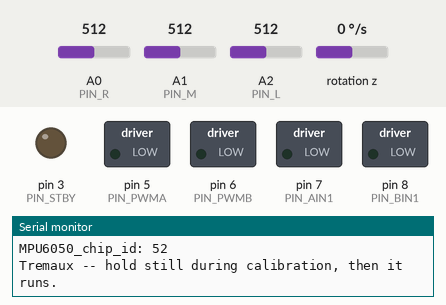
This sketch was run on a simulated Arduino Uno, built with avr-gcc and run on an emulated ATmega328P. On the bench: switched loads named in the sketch (green lamp = pin HIGH), output pins drawn as LEDs (lit = HIGH), the last lines printed to the serial monitor. The inputs (shaded band) are chosen by the test bench; at power-on: A0 (PIN_R) = 512, A1 (PIN_M) = 512, A2 (PIN_L) = 512, rotation z 0 °/s.

Above: at 0.1 s.
At 0.8 s:
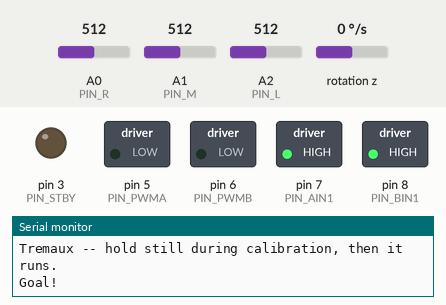
Timing chart, 0 to 2.3 s (numbered marks = the images above):
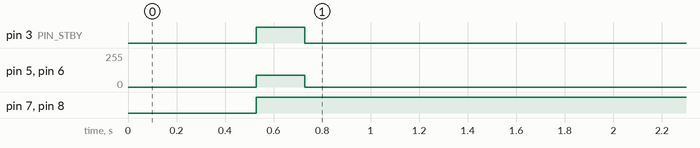

The sketch:

Ex16_MazeTremaux.ino
```cpp
/*
 * ======================================================================
 *  EXERCISE 16 -- Maze Solving: Tremaux's Algorithm   (Day 5: Navigation)
 * ======================================================================
 *  The left-hand rule fails on mazes with LOOPS -- it can circle forever.
 *  Tremaux's algorithm solves ANY maze by MARKING passages: never take a
 *  passage that already has two marks, and use marks to back out of loops.
 *
 *  To remember marks per junction the rover must know WHICH junction it is at,
 *  so this one needs the gyro: it dead-reckons (heading + distance), snaps to a
 *  grid, and labels each junction with integer (x,y) coords. Everything except
 *  the decision rule is PROVIDED (and uses your Day-4 gyro work).
 *
 *  TREMAUX RULES at a junction, after marking the passage you arrived by:
 *    - brand-new junction          -> take any UNMARKED passage (else go back)
 *    - known junction, reached via  -> go BACK the way you came (a loop closed)
 *      a freshly-marked passage
 *    - otherwise (backtracking)     -> prefer UNMARKED, else the 1-mark passage
 *    - NEVER enter a passage with 2 marks
 *
 *  >> Reference solution: ~/projects/code/MazeSolverTremaux/ <<  (peek if stuck)
 *
 *  WHAT YOU DO: implement the decision block (TODO) inside loop().
 * ======================================================================
 */
#include <Arduino.h>
#include <Wire.h>
#include "MPU6050_getdata.h"

#define PIN_L A2
#define PIN_M A1
#define PIN_R A0
#define PIN_PWMA 5
#define PIN_PWMB 6
#define PIN_AIN1 7
#define PIN_BIN1 8
#define PIN_STBY 3
#define LINE_THRESHOLD 500
#define LINE_IS_HIGH 1
#define GYRO_SIGN (+1)
#define BASE 105
#define CREEP 90
#define PIVOT 120
#define CM_PER_MS 0.020
#define NUDGE_CM 4.0
#define CELL_CM 25.0
#define MAX_NODES 30

bool L(){bool h=analogRead(PIN_L)>LINE_THRESHOLD;return LINE_IS_HIGH?h:!h;}
bool M(){bool h=analogRead(PIN_M)>LINE_THRESHOLD;return LINE_IS_HIGH?h:!h;}
bool R(){bool h=analogRead(PIN_R)>LINE_THRESHOLD;return LINE_IS_HIGH?h:!h;}
void setMotors(bool rF,int rS,bool lF,int lS){rS=constrain(rS,0,255);lS=constrain(lS,0,255);
  digitalWrite(PIN_STBY,HIGH);digitalWrite(PIN_AIN1,rF?HIGH:LOW);analogWrite(PIN_PWMA,rS);
  digitalWrite(PIN_BIN1,lF?HIGH:LOW);analogWrite(PIN_PWMB,lS);}
void stopMotors(){analogWrite(PIN_PWMA,0);analogWrite(PIN_PWMB,0);digitalWrite(PIN_STBY,LOW);}

float gX=0,gY=0,gHeadingRad=0;
void updateHeading(){float y=0;MPU6050Getdata.MPU6050_dveGetEulerAngles(&y);gHeadingRad=(float)GYRO_SIGN*y*(PI/180.0);}
int compassDir(){float d=gHeadingRad*180.0/PI;int q=((int)roundf(d/90.0))%4;return (q+4)%4;}
void creepCm(float cm){unsigned long ms=(unsigned long)(cm/CM_PER_MS),t0=millis(),tl=t0;
  while(millis()-t0<ms){updateHeading();setMotors(true,CREEP,true,CREEP);
    unsigned long n=millis();float dd=CM_PER_MS*(n-tl);tl=n;gX+=dd*sin(gHeadingRad);gY+=dd*cos(gHeadingRad);}stopMotors();}

bool gLeft,gRight,gStraight,gGoal;
void followToJunction(){gLeft=gRight=gStraight=gGoal=false;unsigned long tl=millis();
  while(true){updateHeading();bool l=L(),m=M(),r=R();
    unsigned long n=millis();float dd=CM_PER_MS*(float)BASE/(float)CREEP*(n-tl);tl=n;
    if(m){gX+=dd*sin(gHeadingRad);gY+=dd*cos(gHeadingRad);}
    if(l&&r){stopMotors();gLeft=gRight=true;break;}
    if(!m&&!l&&!r){stopMotors();break;}
    if(!m&&(l||r)){stopMotors();gLeft=l;gRight=r;break;}
    if(m&&!l&&!r){setMotors(true,BASE,true,BASE);continue;}
    if(m&&l){gLeft=true;break;}else if(m&&r){gRight=true;break;}}
  creepCm(NUDGE_CM);bool l=L(),m=M(),r=R();if(l&&m&&r)gGoal=true;gStraight=m;}
void reacquireSpin(bool left){unsigned long t0=millis();
  while(millis()-t0<180){updateHeading();setMotors(!left,PIVOT,left,PIVOT);}
  while(!M()){updateHeading();setMotors(!left,PIVOT,left,PIVOT);}stopMotors();}
void executeRel(int rel){switch(rel){case 1:reacquireSpin(false);break;case 3:reacquireSpin(true);break;
  case 2:reacquireSpin(true);break;default:break;}}

struct Node{int8_t x,y;uint8_t marks[4];};
Node nodes[MAX_NODES]; int nodeCount=0;
int findNode(int8_t x,int8_t y){for(int i=0;i<nodeCount;i++)if(nodes[i].x==x&&nodes[i].y==y)return i;return -1;}
int getNode(int8_t x,int8_t y){int i=findNode(x,y);if(i>=0)return i;if(nodeCount>=MAX_NODES)return nodeCount-1;
  nodes[nodeCount]={x,y,{0,0,0,0}};return nodeCount++;}
int pickExit(bool ex[4],uint8_t mk[4],int want,int cur){int order[4]={cur,(cur+3)%4,(cur+1)%4,(cur+2)%4};
  for(int k=0;k<4;k++){int d=order[k];if(ex[d]&&mk[d]==want)return d;}return -1;}

void setup(){pinMode(PIN_PWMA,OUTPUT);pinMode(PIN_PWMB,OUTPUT);pinMode(PIN_AIN1,OUTPUT);
  pinMode(PIN_BIN1,OUTPUT);pinMode(PIN_STBY,OUTPUT);stopMotors();Wire.begin();Serial.begin(9600);
  MPU6050Getdata.MPU6050_dveInit();MPU6050Getdata.MPU6050_calibration();updateHeading();
  Serial.println(F("Tremaux -- hold still during calibration, then it runs."));delay(500);}

void loop(){
  static bool done=false; if(done){stopMotors();return;}
  followToJunction();
  if(gGoal){stopMotors();Serial.println(F("Goal!"));done=true;return;}

  int curDir=compassDir(), came=(curDir+2)%4;
  int8_t nx=(int8_t)roundf(gX/CELL_CM), ny=(int8_t)roundf(gY/CELL_CM);
  bool isNew=(findNode(nx,ny)<0);
  Node &n=nodes[getNode(nx,ny)];
  bool exists[4]={false,false,false,false}; exists[came]=true;
  if(gStraight)exists[curDir]=true;
  if(gLeft)exists[(curDir+3)%4]=true;
  if(gRight)exists[(curDir+1)%4]=true;

  bool cameWasUnmarked=(n.marks[came]==0);
  if(n.marks[came]<2) n.marks[came]++;       // mark passage we arrived by

  int chosen;
  // -------------------------------------------------------------------
  // TODO: Apply Tremaux's rules to set `chosen` (an absolute direction 0..3).
  //   if (isNew) {
  //       chosen = pickExit(exists, n.marks, 0, curDir);   // any unmarked
  //       if (chosen < 0) chosen = came;                   // dead end -> back
  //   } else if (cameWasUnmarked) {
  //       chosen = came;                                   // loop closed -> back
  //   } else {
  //       chosen = pickExit(exists, n.marks, 0, curDir);   // prefer unmarked
  //       if (chosen < 0) chosen = pickExit(exists, n.marks, 1, curDir);  // else 1-mark
  //       if (chosen < 0) chosen = came;
  //   }
  // -------------------------------------------------------------------
  chosen = came;   // placeholder (just backtracks) -- replace via the TODO

  if(n.marks[chosen]<2) n.marks[chosen]++;   // mark passage we leave by
  executeRel((chosen-curDir+4)%4);
  gX=nx*CELL_CM; gY=ny*CELL_CM;              // re-center odometry on this node
}
```

MPU6050_getdata.cpp
```cpp
/*
 * @Author: ELEGOO
 * @Date: 2019-10-22 11:59:09
 * @LastEditTime: 2020-06-30 10:34:30
 * @LastEditors: Changhua
 * @Description: MPU6050 Data solution
 * @FilePath:
 */

#include "I2Cdev.h"
#include "MPU6050.h"
#include "Wire.h"
#include "MPU6050_getdata.h"
#include <stdio.h>
#include <math.h>

MPU6050 accelgyro;
MPU6050_getdata MPU6050Getdata;

// static void MsTimer2_MPU6050getdata(void)
// {
//   sei();
//   int16_t ax, ay, az, gx, gy, gz;
//   accelgyro.getMotion6(&ax, &ay, &az, &gx, &gy, &gz); //Read the raw values of the six axes
//   float gyroz = -(gz - MPU6050Getdata.gzo) / 131 * 0.005f;
//   MPU6050Getdata.yaw += gyroz;
// }

bool MPU6050_getdata::MPU6050_dveInit(void)
{
  Wire.begin();
  uint8_t chip_id = 0x00;
  uint8_t cout;
  do
  {
    chip_id = accelgyro.getDeviceID();
    Serial.print("MPU6050_chip_id: ");
    Serial.println(chip_id);
    delay(10);
    cout += 1;
    if (cout > 10)
    {
      return true;
    }
  } while (chip_id == 0X00 || chip_id == 0XFF); //Ensure that the slave device is online（Wait forcibly to get the ID）
  accelgyro.initialize();
  // unsigned short times = 100; //Sampling times
  // for (int i = 0; i < times; i++)
  // {
  //   gz = accelgyro.getRotationZ();
  //   gzo += gz;
  // }
  // gzo /= times; //Calculate gyroscope offset
  return false;
}
bool MPU6050_getdata::MPU6050_calibration(void)
{
  unsigned short times = 100; //Sampling times
  for (int i = 0; i < times; i++)
  {
    gz = accelgyro.getRotationZ();
    gzo += gz;
  }
  gzo /= times; //Calculate gyroscope offset

  // gzo = accelgyro.getRotationZ();
  return false;
}
bool MPU6050_getdata::MPU6050_dveGetEulerAngles(float *Yaw)
{
  unsigned long now = millis();           //Record the current time(ms)
  dt = (now - lastTime) / 1000.0;         //Caculate the derivative time(s)
  lastTime = now;                         //Record the last sampling time(ms)
  gz = accelgyro.getRotationZ();          //Read the raw values of the six axes
  float gyroz = -(gz - gzo) / 131.0 * dt; //z-axis angular velocity
  if (fabs(gyroz) < 0.05)                 //Clear instant zero drift signal
  {
    gyroz = 0.00;
  }
  agz += gyroz; //z-axis angular velocity integral
  *Yaw = agz;
  return false;
}
```

MPU6050_getdata.h
```cpp
/*
 * @Author: ELEGOO
 * @Date: 2019-10-22 11:59:09
 * @LastEditTime: 2020-06-12 17:22:13
 * @LastEditors: Changhua
 * @Description: MPU6050 Data solution
 * @FilePath:
 */
#ifndef _MPU6050_getdata_H_
#define _MPU6050_getdata_H_
#include <Arduino.h>
class MPU6050_getdata
{
public:
  bool MPU6050_dveInit(void);
  bool MPU6050_calibration(void);
  bool MPU6050_dveGetEulerAngles(float *Yaw);

public:
  //int16_t ax, ay, az, gx, gy, gz;
  int16_t gz;
  //float pith, roll, yaw;
  unsigned long now, lastTime = 0;
  float dt;      //Derivative time
  float agz = 0; //Angle variable
  long gzo = 0;  //Gyro offset
};

extern MPU6050_getdata MPU6050Getdata;
#endif
```

Measured:
- by itself, pin 3 (PIN_STBY): LOW → HIGH at 0.53 s, → LOW 0.20 s later
- by itself, pin 5 (PIN_PWMA), pin 6 (PIN_PWMB): 0/255 → 90/255 at 0.53 s, → 0/255 0.20 s later
- by itself, pin 7 (PIN_AIN1), pin 8 (PIN_BIN1): LOW → HIGH at 0.53 s
